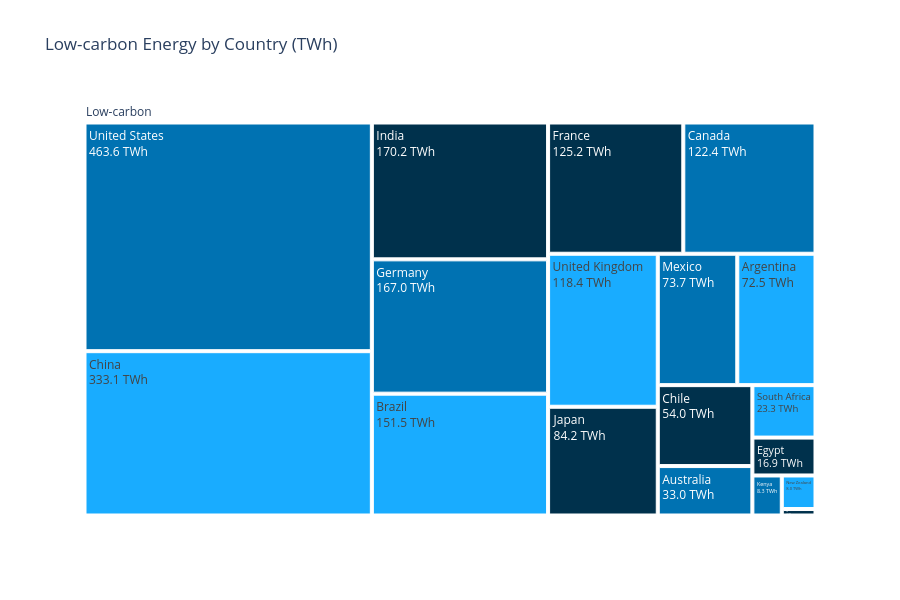
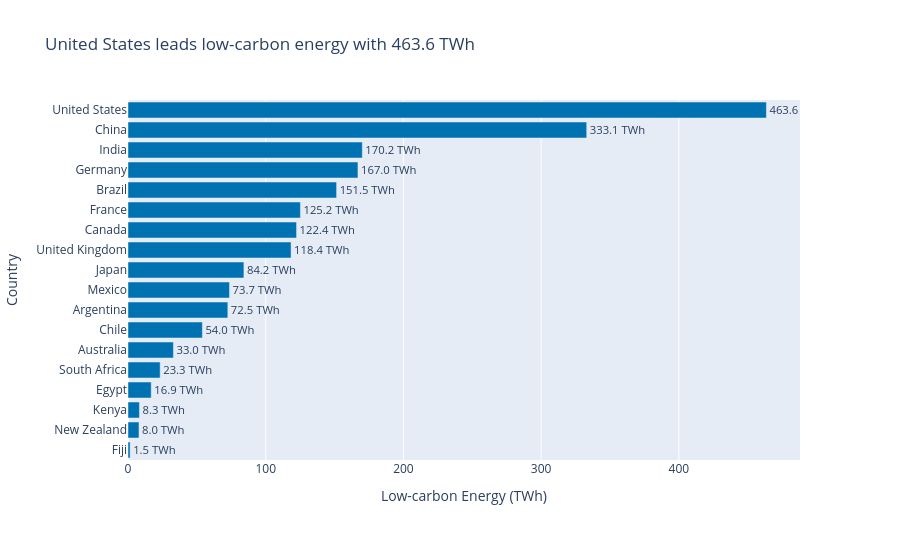

The cell these charts' notebook holds for them, in order:
### Markdown cell above
## Task 2 — Treemap vs bar: low-carbon energy by country

**What to build:** Build **both** a treemap and a horizontal bar chart showing total low-carbon TWh (Nuclear + Hydro) per country. Then answer the question in a markdown cell below.

**Requirements:**
- Filter to `Source_Type == 'Low-carbon'` and aggregate TWh by country
- Treemap: single-level `path=['All', 'Country']` with a dummy root node labelled `'Low-carbon'`
- Bar chart: sorted by TWh, horizontal orientation, CVD-safe colour
- Both charts show TWh values, not percentages
- Insight title on the bar chart naming the leading country

### Code cell
df_low = df.loc[
    df["Source_Type"] == "Low-carbon"
].copy()

# Aggregate TWh by country
low_country = (
    df_low.groupby("Country", as_index=False)["TWh"]
    .sum()
    .sort_values("TWh", ascending=False)
)

low_country["All"] = "Low-carbon"

top_country = low_country.iloc[0]["Country"]
top_twh = low_country.iloc[0]["TWh"]

# CHART 1: TREEMAP
fig2 = px.treemap(
    low_country,
    path=["All", "Country"],
    values="TWh",
    color_discrete_sequence=["#0072B2"],
    title="Low-carbon Energy by Country (TWh)"
)

fig2.update_traces(
    texttemplate="%{label}<br>%{value:,.1f} TWh"
)

fig2.update_layout(height=600)
fig2.show()

# CHART 2: HORIZONTAL BAR CHART
fig3 = px.bar(
    low_country,
    x="TWh",
    y="Country",
    orientation="h",
    text="TWh",
    color_discrete_sequence=["#0072B2"],
    title=f"{top_country} leads low-carbon energy with {top_twh:,.1f} TWh"
)

fig3.update_traces(
    texttemplate="%{x:,.1f} TWh",
    textposition="outside"
)

fig3.update_layout(
    xaxis_title="Low-carbon Energy (TWh)",
    yaxis_title="Country",
    yaxis=dict(categoryorder="total ascending"),
    height=max(500, len(low_country) * 30),
    margin=dict(r=100)
)

fig3.show()

display(low_country)

### Figure 1 — Plotly figure (JSON) as saved in the notebook; plotly's stock layout.template omitted (floating-point values rounded to 4 significant figures)
{"data": [{"branchvalues": "total", "domain": {"x": [0, 1], "y": [0, 1]}, "hovertemplate": "labels=%{label}<br>TWh=%{value}<br>parent=%{parent}<br>id=%{id}<extra></extra>", "ids": ["Low-carbon/United States", "Low-carbon/China", "Low-carbon/India", "Low-carbon/Germany", "Low-carbon/Brazil", "Low-carbon/France", "Low-carbon/Canada", "Low-carbon/United Kingdom", "Low-carbon/Japan", "Low-carbon/Mexico", "Low-carbon/Argentina", "Low-carbon/Chile", "Low-carbon/Australia", "Low-carbon/South Africa", "Low-carbon/Egypt", "Low-carbon/Kenya", "Low-carbon/New Zealand", "Low-carbon/Fiji", "Low-carbon"], "labels": ["United States", "China", "India", "Germany", "Brazil", "France", "Canada", "United Kingdom", "Japan", "Mexico", "Argentina", "Chile", "Australia", "South Africa", "Egypt", "Kenya", "New Zealand", "Fiji", "Low-carbon"], "name": "", "parents": ["Low-carbon", "Low-carbon", "Low-carbon", "Low-carbon", "Low-carbon", "Low-carbon", "Low-carbon", "Low-carbon", "Low-carbon", "Low-carbon", "Low-carbon", "Low-carbon", "Low-carbon", "Low-carbon", "Low-carbon", "Low-carbon", "Low-carbon", "Low-carbon", ""], "texttemplate": "%{label}<br>%{value:,.1f} TWh", "type": "treemap", "values": [463.6, 333.1, 170.2, 167.0, 151.5, 125.2, 122.4, 118.4, 84.17, 73.7, 72.5, 54.02, 32.99, 23.35, 16.87, 8.3, 7.98, 1.54, 2027.0]}], "layout": {"height": 600, "legend": {"tracegroupgap": 0}, "title": {"text": "Low-carbon Energy by Country (TWh)"}, "treemapcolorway": ["#0072B2"]}}

### Figure 2 — Plotly figure (JSON) as saved in the notebook; plotly's stock layout.template omitted (floating-point values rounded to 4 significant figures)
{"data": [{"hovertemplate": "TWh=%{text}<br>Country=%{y}<extra></extra>", "legendgroup": "", "marker": {"color": "#0072B2", "pattern": {"shape": ""}}, "name": "", "orientation": "h", "showlegend": false, "text": [463.6, 333.1, 170.2, 167.0, 151.5, 125.2, 122.4, 118.4, 84.17, 73.7, 72.5, 54.02, 32.99, 23.35, 16.87, 8.3, 7.98, 1.54], "textposition": "outside", "texttemplate": "%{x:,.1f} TWh", "type": "bar", "x": [463.6, 333.1, 170.2, 167.0, 151.5, 125.2, 122.4, 118.4, 84.17, 73.7, 72.5, 54.02, 32.99, 23.35, 16.87, 8.3, 7.98, 1.54], "xaxis": "x", "y": ["United States", "China", "India", "Germany", "Brazil", "France", "Canada", "United Kingdom", "Japan", "Mexico", "Argentina", "Chile", "Australia", "South Africa", "Egypt", "Kenya", "New Zealand", "Fiji"], "yaxis": "y"}], "layout": {"barmode": "relative", "height": 540, "legend": {"tracegroupgap": 0}, "margin": {"r": 100}, "title": {"text": "United States leads low-carbon energy with 463.6 TWh"}, "xaxis": {"anchor": "y", "domain": [0, 1], "title": {"text": "Low-carbon Energy (TWh)"}}, "yaxis": {"anchor": "x", "categoryorder": "total ascending", "domain": [0, 1], "title": {"text": "Country"}}}}
